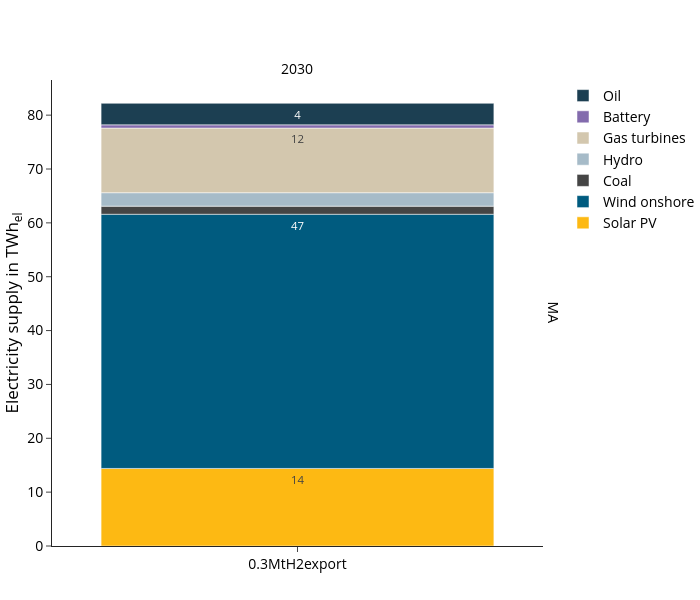

Source (notebook cell):
### Code cell
fig_name = "electricity_supply_TWh"
fig = px.bar(
    supply_df, 
    **fig_kwargs,
    labels={"value":"Electricity supply in TWh<sub>el</sub>",
            "year":"",
            "variable":"", 
            "scen":""
            },
    color_discrete_map=colors["electricity"],
    category_orders={
        "variable":list(colors["electricity"].keys()),
        "scen": scen_order
        },
    #facet_col_wrap=1, facet_col_spacing=0.07,
)
fig.update_layout(legend_traceorder="reversed",)
update_layout(fig)

print("Totals per scenario and year:", supply_sum_df)
fig.show()
#save_plotly_fig(supply_df, fig, sdir, f"{idx_group_name}_{fig_name}")

### Figure 1 — Plotly figure (JSON) as saved in the notebook; plotly's stock layout.template omitted (floating-point values rounded to 4 significant figures)
{"data": [{"hovertemplate": "=%{x}<br>country=MA<br>Electricity supply in TWh<sub>el</sub>=%{text}<extra></extra>", "legendgroup": "Solar PV", "marker": {"color": "#fdb913", "pattern": {"shape": ""}}, "name": "Solar PV", "orientation": "v", "showlegend": true, "text": [14.4], "textangle": 0, "textposition": "inside", "texttemplate": "%{y:.0f}", "type": "bar", "x": ["0.3MtH2export"], "xaxis": "x", "y": [14.4], "yaxis": "y"}, {"hovertemplate": "=%{x}<br>country=MA<br>Electricity supply in TWh<sub>el</sub>=%{text}<extra></extra>", "legendgroup": "Wind onshore", "marker": {"color": "#005b7f", "pattern": {"shape": ""}}, "name": "Wind onshore", "orientation": "v", "showlegend": true, "text": [47.2], "textangle": 0, "textposition": "inside", "texttemplate": "%{y:.0f}", "type": "bar", "x": ["0.3MtH2export"], "xaxis": "x", "y": [47.2], "yaxis": "y"}, {"hovertemplate": "=%{x}<br>country=MA<br>Electricity supply in TWh<sub>el</sub>=%{text}<extra></extra>", "legendgroup": "Coal", "marker": {"color": "#454545", "pattern": {"shape": ""}}, "name": "Coal", "orientation": "v", "showlegend": true, "text": [1.5], "textangle": 0, "textposition": "inside", "texttemplate": "%{y:.0f}", "type": "bar", "x": ["0.3MtH2export"], "xaxis": "x", "y": [1.5], "yaxis": "y"}, {"hovertemplate": "=%{x}<br>country=MA<br>Electricity supply in TWh<sub>el</sub>=%{text}<extra></extra>", "legendgroup": "Hydro", "marker": {"color": "#a6bbc8", "pattern": {"shape": ""}}, "name": "Hydro", "orientation": "v", "showlegend": true, "text": [2.5], "textangle": 0, "textposition": "inside", "texttemplate": "%{y:.0f}", "type": "bar", "x": ["0.3MtH2export"], "xaxis": "x", "y": [2.5], "yaxis": "y"}, {"hovertemplate": "=%{x}<br>country=MA<br>Electricity supply in TWh<sub>el</sub>=%{text}<extra></extra>", "legendgroup": "Gas turbines", "marker": {"color": "#d3c7ae", "pattern": {"shape": ""}}, "name": "Gas turbines", "orientation": "v", "showlegend": true, "text": [12.0], "textangle": 0, "textposition": "inside", "texttemplate": "%{y:.0f}", "type": "bar", "x": ["0.3MtH2export"], "xaxis": "x", "y": [12.0], "yaxis": "y"}, {"hovertemplate": "=%{x}<br>country=MA<br>Electricity supply in TWh<sub>el</sub>=%{text}<extra></extra>", "legendgroup": "Battery", "marker": {"color": "#836bad", "pattern": {"shape": ""}}, "name": "Battery", "orientation": "v", "showlegend": true, "text": [0.6], "textangle": 0, "textposition": "inside", "texttemplate": "%{y:.0f}", "type": "bar", "x": ["0.3MtH2export"], "xaxis": "x", "y": [0.6], "yaxis": "y"}, {"hovertemplate": "=%{x}<br>country=MA<br>Electricity supply in TWh<sub>el</sub>=%{text}<extra></extra>", "legendgroup": "Oil", "marker": {"color": "#1c3f52", "pattern": {"shape": ""}}, "name": "Oil", "orientation": "v", "showlegend": true, "text": [4.0], "textangle": 0, "textposition": "inside", "texttemplate": "%{y:.0f}", "type": "bar", "x": ["0.3MtH2export"], "xaxis": "x", "y": [4.0], "yaxis": "y"}], "layout": {"annotations": [{"font": {}, "showarrow": false, "text": "2030", "x": 0.49, "xanchor": "center", "xref": "paper", "y": 1, "yanchor": "bottom", "yref": "paper"}, {"font": {}, "showarrow": false, "text": "MA", "textangle": 90, "x": 0.98, "xanchor": "left", "xref": "paper", "y": 0.5, "yanchor": "middle", "yref": "paper"}], "barmode": "relative", "height": 600, "legend": {"title": {"text": ""}, "tracegroupgap": 0, "traceorder": "reversed"}, "width": 700, "xaxis": {"anchor": "y", "categoryarray": [], "categoryorder": "array", "domain": [0, 0.98], "title": {"text": ""}}, "yaxis": {"anchor": "x", "domain": [0, 1], "title": {"text": "Electricity supply in TWh<sub>el</sub>"}}}}
